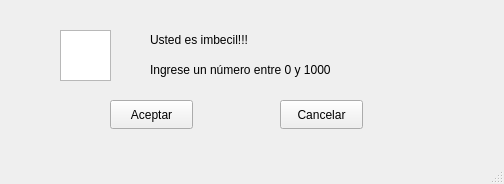
<?xml version="1.0" encoding="UTF-8"?>
<ui version="4.0">
 <class>MainWindow</class>
 <widget class="QMainWindow" name="MainWindow">
  <property name="geometry">
   <rect>
    <x>0</x>
    <y>0</y>
    <width>504</width>
    <height>184</height>
   </rect>
  </property>
  <property name="windowTitle">
   <string>MainWindow</string>
  </property>
  <widget class="QWidget" name="centralwidget">
   <widget class="QGraphicsView" name="graphicsView">
    <property name="geometry">
     <rect>
      <x>60</x>
      <y>30</y>
      <width>51</width>
      <height>51</height>
     </rect>
    </property>
   </widget>
   <widget class="QLabel" name="label">
    <property name="geometry">
     <rect>
      <x>150</x>
      <y>30</y>
      <width>251</width>
      <height>20</height>
     </rect>
    </property>
    <property name="text">
     <string>Usted es imbecil!!!</string>
    </property>
   </widget>
   <widget class="QLabel" name="label_2">
    <property name="geometry">
     <rect>
      <x>150</x>
      <y>60</y>
      <width>231</width>
      <height>20</height>
     </rect>
    </property>
    <property name="text">
     <string>Ingrese un número entre 0 y 1000</string>
    </property>
   </widget>
   <widget class="QPushButton" name="pushButton">
    <property name="geometry">
     <rect>
      <x>110</x>
      <y>100</y>
      <width>83</width>
      <height>29</height>
     </rect>
    </property>
    <property name="text">
     <string>Aceptar</string>
    </property>
   </widget>
   <widget class="QPushButton" name="pushButton_2">
    <property name="geometry">
     <rect>
      <x>280</x>
      <y>100</y>
      <width>83</width>
      <height>29</height>
     </rect>
    </property>
    <property name="text">
     <string>Cancelar</string>
    </property>
   </widget>
  </widget>
  <widget class="QMenuBar" name="menubar">
   <property name="geometry">
    <rect>
     <x>0</x>
     <y>0</y>
     <width>504</width>
     <height>25</height>
    </rect>
   </property>
  </widget>
  <widget class="QStatusBar" name="statusbar"/>
 </widget>
 <resources/>
 <connections/>
</ui>
